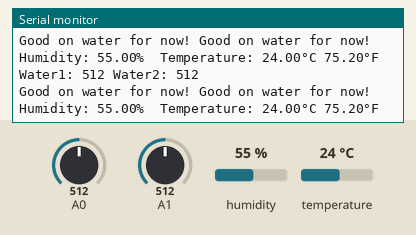
Bench run of a sketch on a simulated Arduino Uno, built with avr-gcc and run on an emulated ATmega328P. On the bench: the last lines printed to the serial monitor. The test bench sets the inputs (shaded band); at power-on: A1 = 512, A0 = 512, humidity 55 %, temperature 24 °C.

Above: at 4.8 s.
4.9 s: A1 set to 275
At 6.8 s:
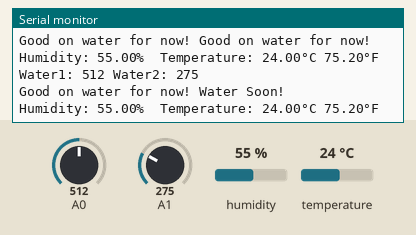
9.7 s: A0 set to 198
At 10.8 s:
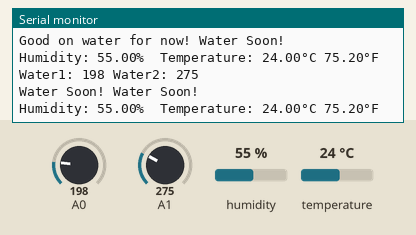
13.7 s: A1 set to 295
At 14.8 s:
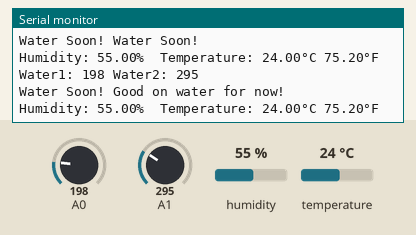
17.8 s: humidity set to 22 %
At 19.2 s:
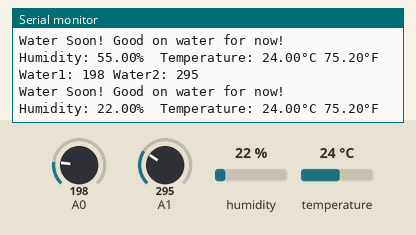
20.8 s: temperature set to 12 °C
At 23.5 s:
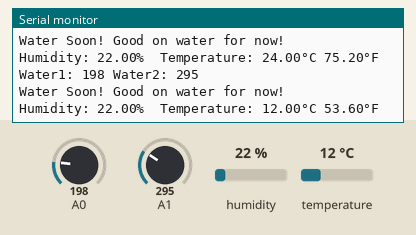
23.8 s: A0 set to 218
At 25.0 s:
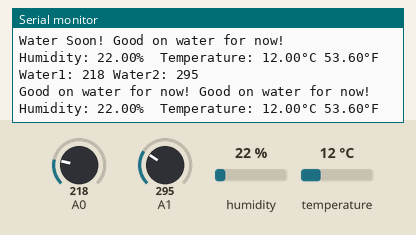
Timing chart, 0 to 26.8 s (numbered marks = the images above; inputs shaded):
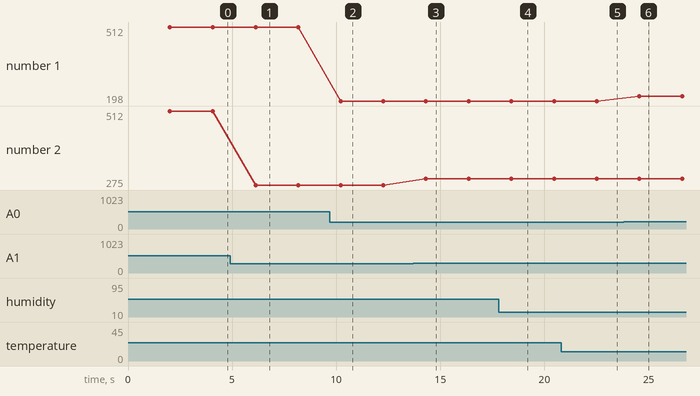

The sketch:

sensorreading.ino
```cpp
#include "DHT.h"
#define DHTPIN 2
#define DHTTYPE DHT22

String waterStat1 = (" ");
String waterStat2 = (" ");

DHT dht(DHTPIN, DHTTYPE);

void setup() {
  Serial.begin(9600);
  dht.begin();
}

void loop() {
  delay(2000);
  int waterOne = analogRead(A0);
  Serial.print("Water1: ");
  Serial.print(waterOne);
  Serial.print(" ");
  int waterTwo = analogRead(A1);
  Serial.print("Water2: ");
  Serial.print(waterTwo);
  Serial.print(" ");
  Serial.println();
  if (waterOne < 208) {
    waterStat1 = ("Water Soon! ");
  }
  if (waterOne >= 208) {
    waterStat1 = ("Good on water for now! ");
  }
  if (waterOne == 0){
    waterStat1 = ("Dried Out! ");
  }
   if (waterTwo < 285) {
    waterStat2 = ("Water Soon! ");
  }
  if (waterTwo >= 285) {
    waterStat2 = ("Good on water for now! ");
  }
  if (waterTwo == 0) {
    waterStat2 = ("Dried Out! ");
  }
  Serial.print(waterStat1);
  Serial.print(waterStat2);
  Serial.println();

  float h = dht.readHumidity();
  float t = dht.readTemperature();
  float f = dht.readTemperature(true);
  if (isnan(h) || isnan(t) || isnan(f)) {
    Serial.println(F("Failed to read from DHT sensor!"));
    return;
  }
  Serial.print(F("Humidity: "));
  Serial.print(h);
  Serial.print(F("%  Temperature: "));
  Serial.print(t);
  Serial.print(F("°C "));
  Serial.print(f);
  Serial.print(F("°F "));
  Serial.println();

}
```

Measured:
- after the input at 4.9 s, the serial monitor: prints a new line after 1.2 s (image 1)
- after the input at 9.7 s, the serial monitor: prints a new line after 0.53 s (image 2)
- after the input at 13.7 s, the serial monitor: prints a new line after 0.61 s (image 3)
- after the input at 17.8 s, the serial monitor: prints a new line after 0.67 s (image 4)
- after the input at 20.8 s, the serial monitor: prints a new line after 1.8 s (image 5)
- after the input at 23.8 s, the serial monitor: prints a new line after 0.76 s (image 6)
- plotted number 1: 512 → 198 after the input at 9.7 s, 198 → 218 after the input at 23.8 s
- plotted number 2: 512 → 275 after the input at 4.9 s, 275 → 295 after the input at 13.7 s
